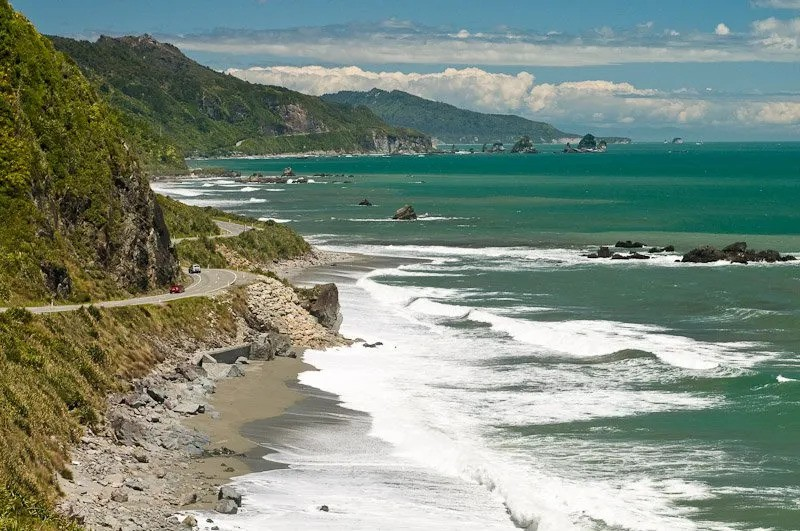
#> input picture new_zealand_coast.jpg, 800 x 531 px
$ python ImageManipulation1.py
#> lines starting #> are read from the running program, lines starting #| are printed output that depends on the picture
# -*- coding: utf-8 -*-


# Commented out IPython magic to ensure Python compatibility.
import cv2
import numpy as np
import matplotlib.pyplot as plt
from PIL import Image
# %matplotlib inline
from IPython.display import Image

img_bgr = cv2.imread("new_zealand_coast.jpg",cv2.IMREAD_COLOR)
#> img_bgr is the input picture: shape (531, 800, 3); mean B, G, R 126, 139.4, 124.6
img_rgb = cv2.cvtColor(img_bgr,cv2.COLOR_BGR2RGB)

Image(filename="new_zealand_coast.jpg")

matrix = np.ones(img_rgb.shape, dtype = "int8") * 50
matrix = matrix.astype(img_rgb.dtype)
img_rgb_brighter = cv2.add(img_rgb,matrix)
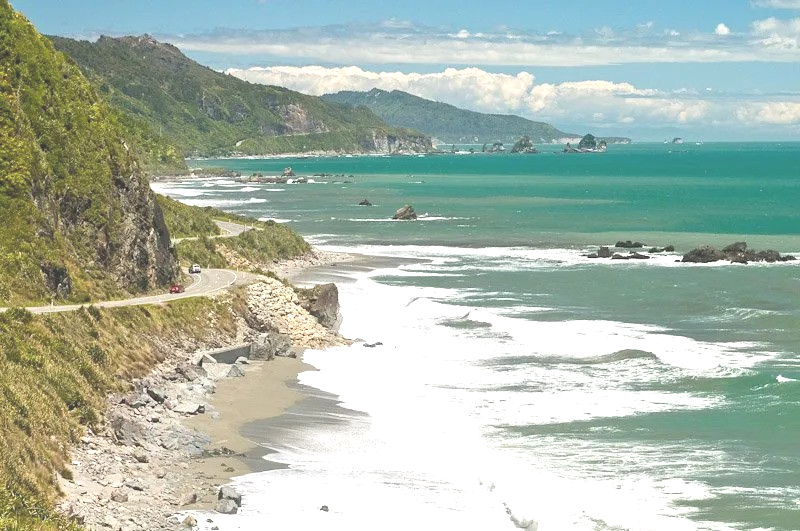
#> img_rgb_brighter: shape (531, 800, 3); mean R, G, B 169.5, 184.3, 171.5
img_rgb_darker = cv2.subtract(img_rgb,matrix)
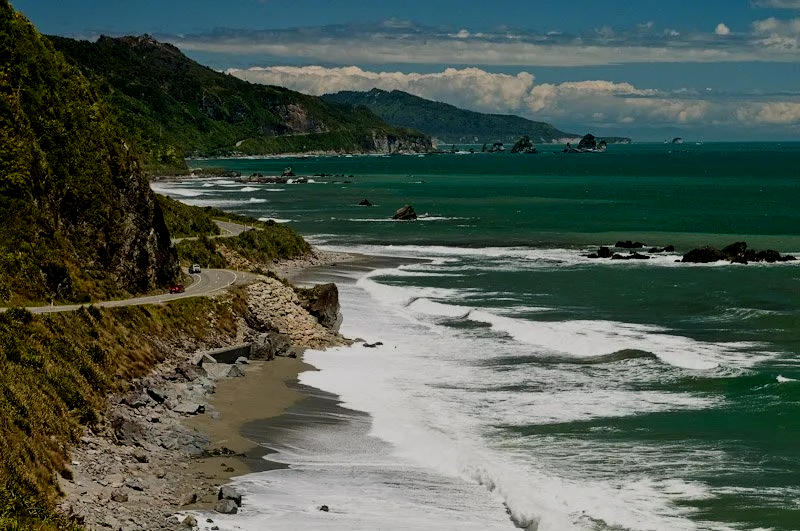
#> img_rgb_darker: shape (531, 800, 3); mean R, G, B 77.1, 89.9, 79.4

plt.figure(figsize=[18,8])
#> (this line was passed over: IPython is not available in this run)
plt.subplot(131);plt.imshow(img_rgb_darker); plt.title("Darker")
#> (this line was passed over: IPython is not available in this run)
#> (this line was passed over: IPython is not available in this run)
#> (this line was passed over: IPython is not available in this run)
plt.subplot(132);plt.imshow(img_rgb); plt.title("original")
#> (this line was passed over: IPython is not available in this run)
#> (this line was passed over: IPython is not available in this run)
#> (this line was passed over: IPython is not available in this run)
#> (the run stopped early here; a loop or call above may not have finished)
